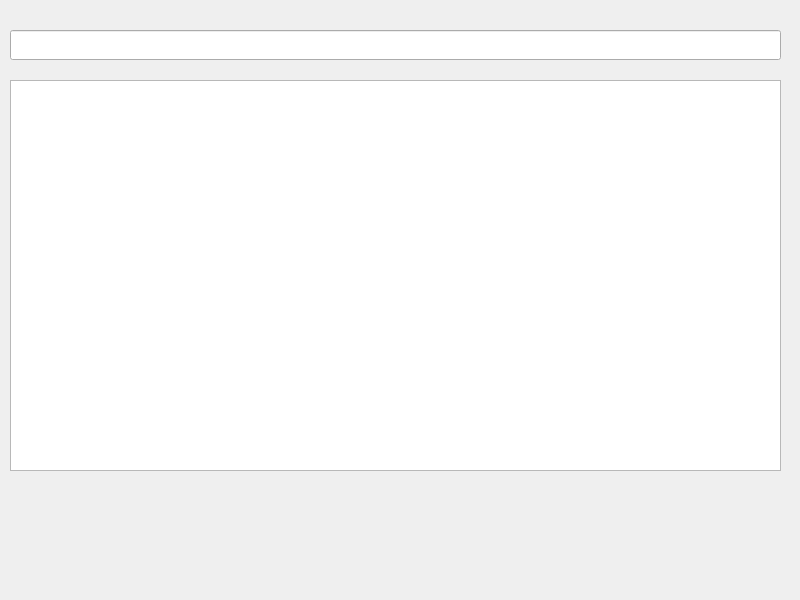
<?xml version="1.0" encoding="UTF-8"?>
<ui version="4.0">
 <class>MainWindow</class>
 <widget class="QMainWindow" name="MainWindow">
  <property name="geometry">
   <rect>
    <x>0</x>
    <y>0</y>
    <width>800</width>
    <height>600</height>
   </rect>
  </property>
  <property name="windowTitle">
   <string>MainWindow</string>
  </property>
  <widget class="QWidget" name="centralwidget">
   <widget class="QLineEdit" name="lineEdit">
    <property name="geometry">
     <rect>
      <x>10</x>
      <y>30</y>
      <width>771</width>
      <height>30</height>
     </rect>
    </property>
   </widget>
   <widget class="QTextEdit" name="output">
    <property name="geometry">
     <rect>
      <x>10</x>
      <y>80</y>
      <width>771</width>
      <height>391</height>
     </rect>
    </property>
   </widget>
  </widget>
 </widget>
 <resources/>
 <connections/>
</ui>
